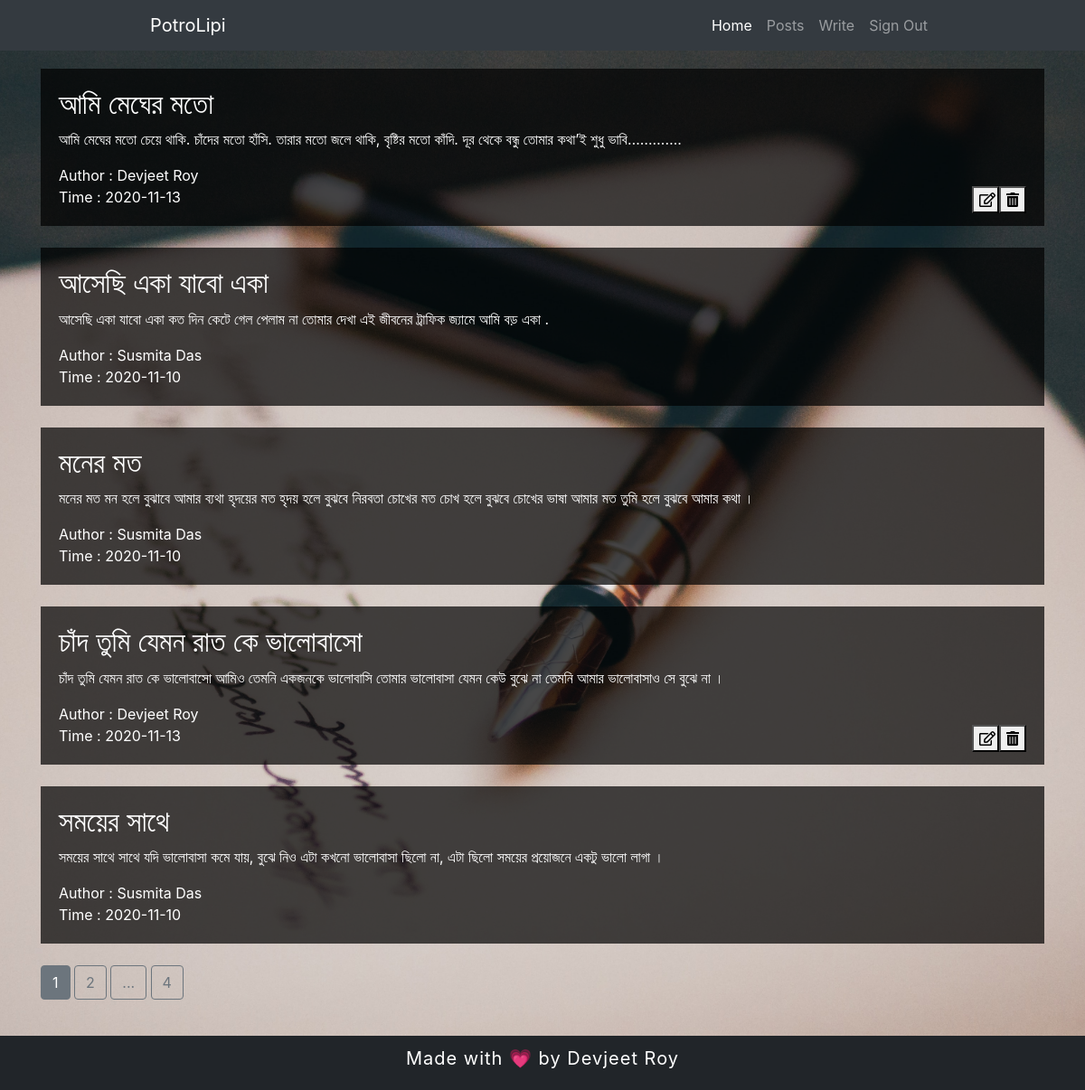
/posts (signed in), run on the app's committed database.
### main/models.py (models this page shows, shortened)
class Posts(db.Model):
    post_id = db.Column(db.Integer, primary_key=True)
    title = db.Column(db.String(100),nullable=False)
    content = db.Column(db.Text(),nullable=False)
    author = db.Column(db.String(20),nullable=False)
    time = db.Column(db.DateTime(),default=date.today(), onupdate=date.today())

### main/posts/routes.py (the view)
@posts.route("/posts")
@login_required
def readblog():
    if current_user.is_authenticated:
        page = request.args.get('page', 1, type=int)
        posts = Posts.query.order_by(Posts.post_id.desc()).paginate(page=page, per_page=5)
        return render_template("readblog.html",posts=posts)
    else:
        return "<h2>Not Authorized!</h2>"

### main/models.py (called while the page is built)
@login_manager.user_loader
def load_user(user_id):
    return User.query.get(int(user_id))

### main/templates/readblog.html (shortened to what this page needs)
{% extends "layout.html" %}
    {% block content %}
        <div class="container">
            {% if posts.items[0] %}
            {% for i in posts.items: %}
            <div class="post">
                <h2>{{ i.title }}</h2>
                <p>
                    {{ i.content }}
                </p>
                <span>Author : {{ i.author }}</span><br>
                <span>Time : {{ i.time.year }}-{{ i.time.month }}-{{ i.time.day }}</span>
                {% if i.author == current_user.username %}
                <div class="post-button">
                    <form action="{{url_for('posts.update_blog', post_id = i.post_id)}}" method="POST">
                        <button type="submit"><i class="far fa-edit"></i></button>
                    </form>
                    <form action="{{url_for('posts.delete_blog', post_id = i.post_id)}}" method="POST">
                        <button type="submit"><i class="fas fa-trash-alt"></i></button>
                    </form>
                </div>
                {% endif %}
            </div><br>
            {% endfor %}
            {% else %}
                <center>
                    <h2>No post to display! </h2>
                </center>
            {% endif %}
            {% for page_num in posts.iter_pages(left_edge=1,right_edge=1,left_current=1,right_current=2) %}
                {% if page_num %}
                    {% if posts.page == page_num %}
                        <a href="{{url_for('posts.readblog',page=page_num)}}" class="btn btn-secondary">{{ page_num }}</a>
                    {% else %}
                        <a href="{{url_for('posts.readblog',page=page_num)}}" class="btn btn-outline-secondary">{{ page_num }}</a>
                    {% endif %}
                {% else %}
                    <a href="#" class="btn btn-outline-secondary">...</a>
                {% endif %}
            {% endfor %}
        </div>
    {% endblock %}

### main/templates/layout.html (shortened to what this page needs)
<html lang="en">
<head>
    <link rel="stylesheet" href="https://cdn.jsdelivr.net/npm/bootstrap@4.5.3/dist/css/bootstrap.min.css">
    <link rel="stylesheet" href="{{ url_for('static', filename='style.css') }}">
    <link rel="stylesheet" href="https://use.fontawesome.com/releases/v5.15.1/css/all.css">
  <link rel="stylesheet" href="https://use.fontawesome.com/releases/v5.15.1/css/v4-shims.css">
</head>
<body>
    <nav class="navbar navbar-expand-lg navbar-dark bg-dark">
        <a class="navbar-brand" href="#" style="margin-left:150px">PotroLipi</a>
        <div class="collapse navbar-collapse" id="navbarSupportedContent">
          <ul class="navbar-nav ml-auto" style="margin-right: 150px;">
            {% if current_user.is_authenticated %}
            <li class="nav-item active">
              <a class="nav-link" href="{{ url_for('users.dashboard_page') }}">Home <span class="sr-only">(current)</span></a>
            </li>
            <li class="nav-item">
              <a class="nav-link" href="{{ url_for('posts.readblog') }}">Posts</a>
            </li>
            <li class="nav-item">
              <a class="nav-link" href="{{ url_for('posts.writeblog') }}">Write</a>
            </li>
            <li class="nav-item">
              <a class="nav-link" href="{{ url_for('users.logout') }}">Sign Out</a>
            </li>
            {% endif %}
          </ul>
        </div>
      </nav>
      {% block content %}{% endblock %}
      <footer>
            Made with 💗 by Devjeet Roy
      </footer>
</body>
</html>

### main/static/style.css (style rules this page uses)
body { background: url(./mainbg.jpg) no-repeat center fixed; background-size: cover; color: white; }
footer { height: 60px; width: 100%; background-color: #212529; color: white!important; font-size: 20px; bottom: 0px; position: fixed; text-align: center; letter-spacing: 1px; padding-top: 10px; }
.container { margin-top: 20px; margin-bottom: 100px; }
.post { background-color: rgba(0, 0, 0, 0.7); padding-left: 20px; padding-right: 20px; padding-bottom: 20px; padding-top: 20px; height: auto; }
.post-button { display:flex; float: right }
.post-button button { height: 30px; width: 30px; }

### data on the page
Posts: title "আমি মেঘের মতো", content "আমি মেঘের মতো চেয়ে থাকি. চাঁদের মতো হাঁসি. তারার মতো জলে থাকি, বৃষ্টির মতো কাঁদি. দূর থেকে বন্ধু তোমার কথা’ই শুধু ভাবি………….", author "Devjeet Roy", time.year "2020", time.month "11", time.day "13"
Posts: title "আসেছি একা যাবো একা", content "আসেছি একা যাবো একা কত দিন কেটে গেল পেলাম না তোমার দেখা এই জীবনের ট্রাফিক জ্যামে আমি বড় একা .", author "Susmita Das", time.year "2020", time.month "11", time.day "10"
Posts: title "মনের মত", content "মনের মত মন হলে বুঝাবে আমার ব্যথা হৃদয়ের মত হৃদয় হলে বুঝবে নিরবতা চোখের মত চোখ হলে বুঝবে চোখের ভাষা আমার মত তুমি হলে বুঝবে আমার কথা ।", author "Susmita Das", time.year "2020", time.month "11", time.day "10"
Posts: title "চাঁদ তুমি যেমন রাত কে ভালোবাসো", content "চাঁদ তুমি যেমন রাত কে ভালোবাসো আমিও তেমনি একজনকে ভালোবাসি তোমার ভালোবাসা যেমন কেউ বুঝে না তেমনি আমার ভালোবাসাও সে বুঝে না ।", author "Devjeet Roy", time.year "2020", time.month "11", time.day "13"
Posts: title "সময়ের সাথে", content "সময়ের সাথে সাথে যদি ভালোবাসা কমে যায়, বুঝে নিও এটা কখনো ভালোবাসা ছিলো না, এটা ছিলো সময়ের প্রয়োজনে একটু ভালো লাগা ।", author "Susmita Das", time.year "2020", time.month "11", time.day "10"

### other printed values
{{ page_num }} "1"
{{ page_num }} "2" "4"
